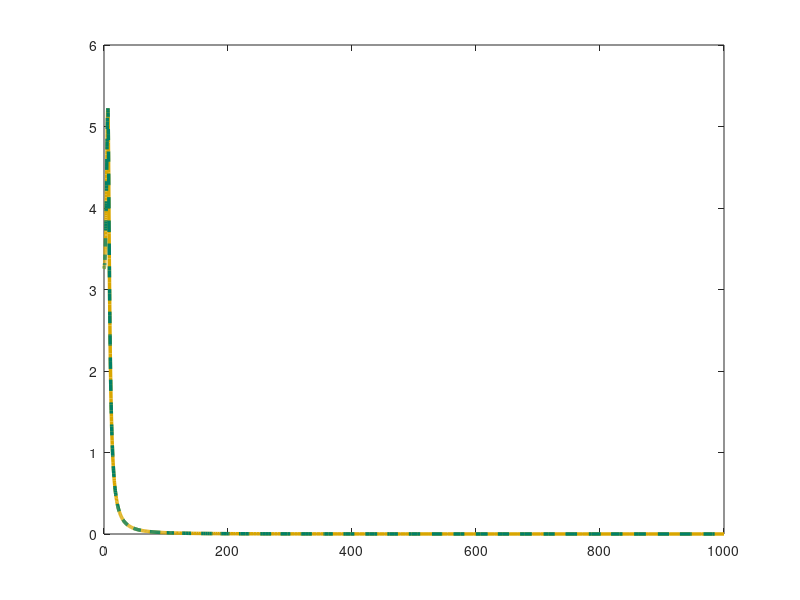

MATLAB code to generate this figure: (Note: this script raises an error after producing the figure.)
K = 3.254; T = 0.144; xi = 0.33;
sys = tf(K, [T^2 2*xi*T 1]);
w = logspace(-1, 3, 500);

A_theory = K ./ sqrt( (1 - (w*T).^2 ).^2 + (2*xi*w*T).^2 );
[mag, phase] = bode(sys, w);
mag = squeeze(mag);

figure('Position', [100 100 900 400], 'Color','white');
plot(w, A_theory,  'Color', [0.85, 0.65, 0], 'LineStyle', '-', 'LineWidth', 2.5);
hold on;
plot(w, mag, 'Color', [0, 0.5, 0.4], 'LineStyle', '--', 'LineWidth', 2.5);

ax = gca; ax.LineWidth = 1.5; ax.FontSize = 13;
ax.XColor = [0.3 0.3 0.3]; ax.YColor = [0.3 0.3 0.3];
ax.GridColor = [0.9 0.9 0.9]; ax.GridAlpha = 0.4;
ax.MinorGridColor = [0.95 0.95 0.95]; ax.MinorGridAlpha = 0.2;
grid on; grid minor; box on; ylim([-0.1, 5.5]);

xlabel('\omega'); ylabel('A(\omega)');
legend('A_{theor}', 'A_{sys}', 'Location','northeast','FontSize',15);
set(findall(gcf, '-property', 'FontName'), 'FontName', 'DejaVu Math TeX Gyre');
exportgraphics(gcf, '../../../images/task2/freq/ach2.png', 'Resolution', 500);
